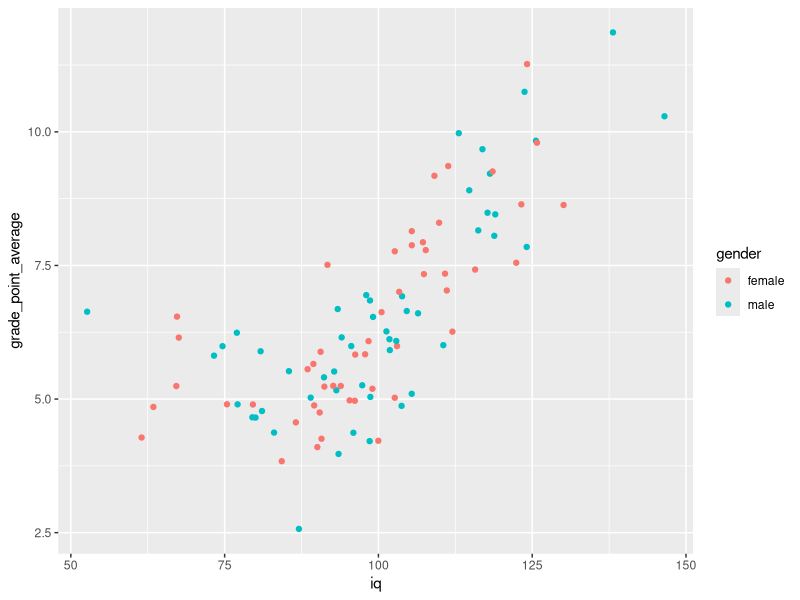
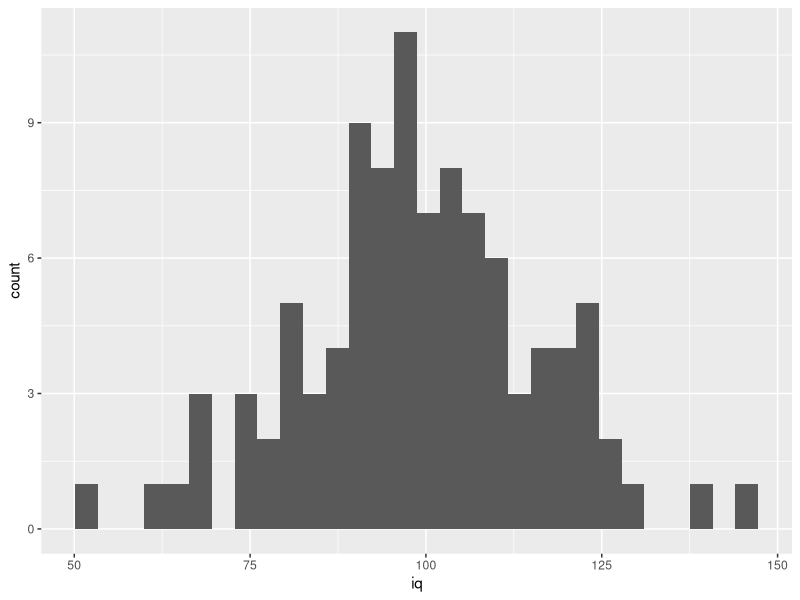
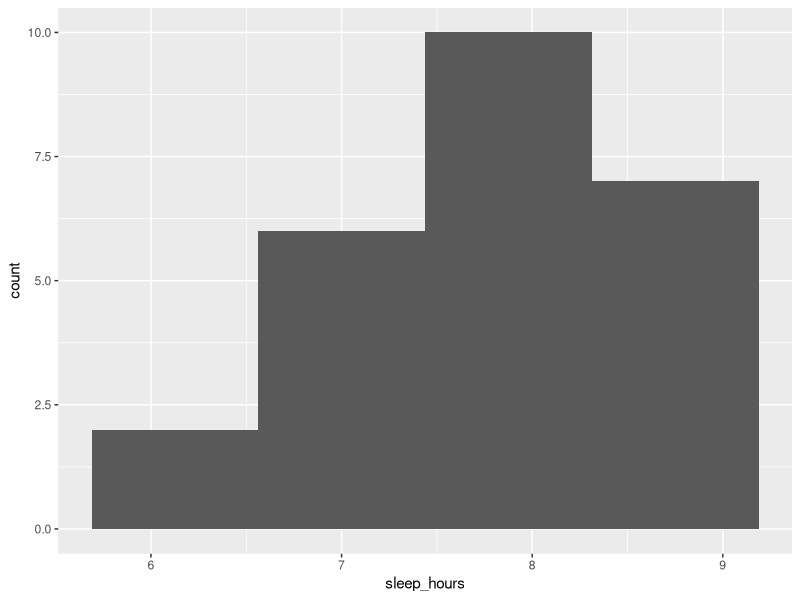

Write the R code that produced these figures, in order.
## ---- chunk 1
knitr::opts_chunk$set(echo = TRUE)
## ---- chunk 2
library(readr)
iq_df <- read_csv("data_1/iq.csv")

# mean
mean(iq_df$iq) # cociente intelectual medio para la muestra es 99
## ---- chunk 3
# ¿En este ejercicio, es razonable asumir Normalidad?
iq <- iq_df$iq
# hist(iq) # Es razonable asumir normalidad.
library("tidyverse")   
# ggplot2, install.packages("ggplot2")

# mapeo de columnas a "atributos estéticos" (aesthetics)
ggplot(iq_df, aes(x = iq, 
                  y=grade_point_average, 
                  col=gender)
) + 
  geom_point()   # + geom_line()

ggplot(iq_df, aes(x=iq)) +
  geom_histogram()
# Sí es razonable asumir normalidad.

# ¿En este ejercicio, es razonable MAS/pob infinita?

## ---- chunk 4
# ??
## ---- chunk 5

# ??
## ---- chunk 6

# ??
## ---- chunk 7
estimate_var <- function(x) {
  0
  #1 / length(???) * sum((x - ???) ^ 2)
}

replicate(
  5,
  mean(replicate(10000, {
    samples <- rnorm(4, sd = 2)
    estimate_var(samples)
  }))
)
## ---- chunk 8

# ??
## ---- chunk 9

# ??
## ---- chunk 10
# Si las muestras eran indepes -> población infinita
# Si la población era normal
library(readr)
library("tidyverse")

new_york <- read_csv("data_1/new_york.csv")

# El número de bins es muy importante
# ¿Cómo elegir el número de bins?
bins = nclass.FD(new_york$sleep_hours)
ggplot(new_york, aes(x = sleep_hours)) + 
  geom_histogram(bins = bins)

# IC: (7.39582, 8.06418) # T-Student
## ---- chunk 11
# Siempre hay que discutir las asunciones bajo
# las que t.test es válido:
# * Normalidad de los datos (histogramas)
# * Muestreo es con reemplazamiento/pobl. infinita
my_t_test = t.test(new_york$sleep_hours, 
                   conf.level = 0.96)
my_t_test$conf.int
